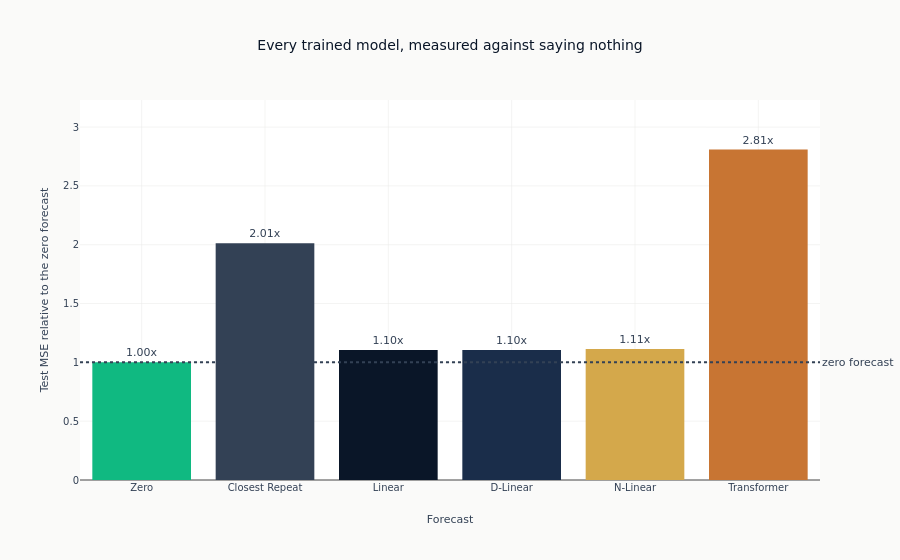

This figure's notebook cell:
### Markdown cell above
### How to read the table

The column that decides everything is **MSE / zero forecast**. Predicting zero for
every day of every horizon is what a forecaster does when it has nothing to say, and
on a return series it is not a straw man: returns average close to zero, so the
squared error of that forecast is essentially the variance of the returns
themselves. A model scoring above one has spent its parameters getting further from
the target than saying nothing would have.

**Closest Repeat** - carry the last observed return forward across the whole horizon
- is the second no-parameter entry, and it is the one the LTSF papers use. On a
return series it should do poorly, and for a reason worth stating: yesterday's return
is a draw from a nearly zero-mean distribution, so repeating it commits to a nonzero
path for the entire horizon on the strength of one noisy observation. That makes it a
worse baseline than zero here, which is itself informative - a benchmark's difficulty
depends on what is being forecast, and importing one from a paper on electricity
demand does not import its difficulty.

The **Parameters** column is the other half of the argument. Whatever the errors turn
out to be, they were reached at very different cost, and the linear models have
nothing in them but one or two matrices from the window to the horizon.

### Code cell
ordered_models = ["Zero", "Closest Repeat", "Linear", "D-Linear", "N-Linear", "Transformer"]
bar_colors = [
    COLORS["positive"],
    COLORS["neutral"],
    COLORS["blue"],
    COLORS["slate"],
    COLORS["amber"],
    COLORS["copper"],
]
fig = go.Figure(
    go.Bar(
        x=ordered_models,
        y=[results[name]["mse_ratio"] for name in ordered_models],
        marker_color=bar_colors,
        text=[f"{results[name]['mse_ratio']:.2f}x" for name in ordered_models],
        textposition="outside",
        hovertemplate="%{x}<br>MSE relative to zero: %{y:.2f}x<extra></extra>",
    )
)

fig.update_layout(
    title="Every trained model, measured against saying nothing",
    xaxis_title="Forecast",
    yaxis_title="Test MSE relative to the zero forecast",
    showlegend=False,
    yaxis_range=[0, max(results[name]["mse_ratio"] for name in ordered_models) * 1.15],
)
fig.add_hline(
    y=1,
    line_dash="dot",
    line_color=COLORS["neutral"],
    annotation_text="zero forecast",
    annotation_position="right",
)
show_plotly_with_alt(
    fig,
    "A bar chart of six forecasts, from the two no-parameter rules through the three "
    "linear models to the Transformer, each bar giving its test mean squared error as "
    "a multiple of the zero forecast's, with a dotted line at one.",
)

### Figure 1 — Plotly figure (JSON) as saved in the notebook; plotly's stock layout.template omitted (floating-point values rounded to 4 significant figures)
{"data": [{"hovertemplate": "%{x}<br>MSE relative to zero: %{y:.2f}x<extra></extra>", "marker": {"color": ["#10b981", "#334155", "#0a1628", "#1a2d4a", "#D4A84B", "#C87533"]}, "text": ["1.00x", "2.01x", "1.10x", "1.10x", "1.11x", "2.81x"], "textposition": "outside", "type": "bar", "x": ["Zero", "Closest Repeat", "Linear", "D-Linear", "N-Linear", "Transformer"], "y": [1.0, 2.013, 1.105, 1.104, 1.114, 2.809]}], "layout": {"annotations": [{"showarrow": false, "text": "zero forecast", "x": 1, "xanchor": "left", "xref": "x domain", "y": 1, "yanchor": "middle", "yref": "y"}], "shapes": [{"line": {"color": "#334155", "dash": "dot"}, "type": "line", "x0": 0, "x1": 1, "xref": "x domain", "y0": 1, "y1": 1, "yref": "y"}], "showlegend": false, "title": {"text": "Every trained model, measured against saying nothing"}, "xaxis": {"title": {"text": "Forecast"}}, "yaxis": {"range": [0, 3.23], "title": {"text": "Test MSE relative to the zero forecast"}}}}
